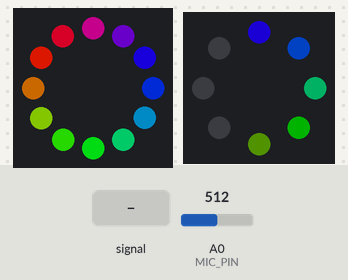
The sketch below on a simulated Arduino Uno, built with avr-gcc and run on an emulated ATmega328P. On the bench: 12 RGB LEDs in a ring, first at the top, clockwise, 8 RGB LEDs in a ring, first at the top, clockwise. The inputs (shaded band) are chosen by the test bench; at power-on: A0 (MIC_PIN) = 512. Dim RGB values are drawn brighter than linear.

Above: at 1.2 s.
1.3 s: A0 (MIC_PIN) fed a 2 Hz sine of ±306 counts around its level
At 2.32 s:
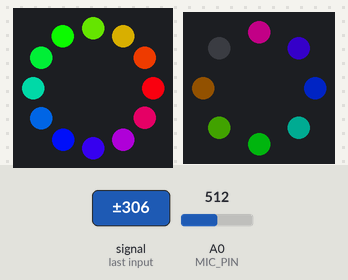
3.9 s: A0 (MIC_PIN) set to 716
At 4.14 s:
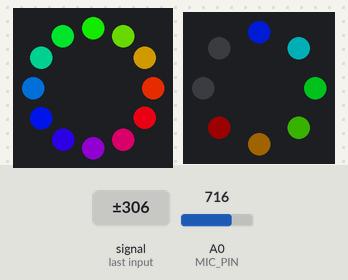
6.4 s: A0 (MIC_PIN) fed a 50 Hz sine of ±306 counts around its level
At 6.59 s:
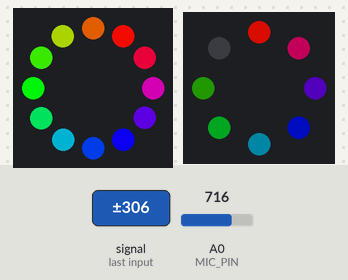
8.8 s: A0 (MIC_PIN) set to 306
At 9.04 s:
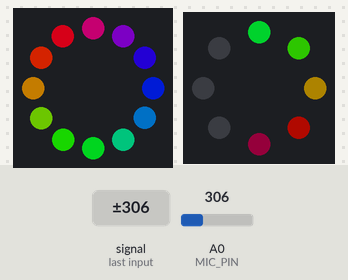
11.6 s: A0 (MIC_PIN) fed a 200 Hz sine of ±81 counts around its level
At 11.87 s:
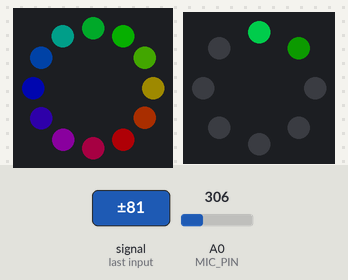
14.1 s: A0 (MIC_PIN) set to 160
At 14.39 s:
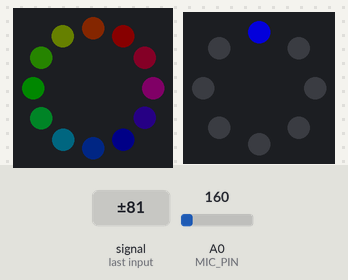
Timing chart, 0 to 19.7 s (numbered marks = the images above; inputs shaded):
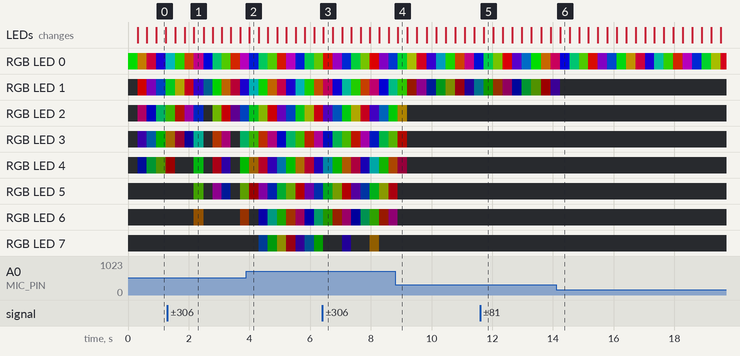

The sketch:

Sound-Reactive-RGB-LED-Arduino.ino
```cpp
#include <Adafruit_NeoPixel.h>

#define RING_PIN 6
#define RING_COUNT 12

#define STRIP_PIN 7
#define STRIP_COUNT 8

#define MIC_PIN A0

Adafruit_NeoPixel ring(RING_COUNT, RING_PIN, NEO_GRB + NEO_KHZ800);
Adafruit_NeoPixel strip(STRIP_COUNT, STRIP_PIN, NEO_GRB + NEO_KHZ800);

int noiseSmooth = 0;
int rainbowOffset = 0;
int stripOffset = 0;

void setup() {
  ring.begin();
  strip.begin();

  ring.show();
  strip.show();

  ring.setBrightness(150);
  strip.setBrightness(150);
}

void loop() {
  // Read microphone
  int micValue = analogRead(MIC_PIN);
  noiseSmooth = (noiseSmooth * 0.8) + (micValue * 0.2);

  // Brightness for ring based on sound
  int brightness = map(noiseSmooth, 200, 700, 10, 255);
  brightness = constrain(brightness, 5, 255);
  ring.setBrightness(brightness);

  // ------------------------------------
  //  Rainbow effect for 12-LED ring
  // ------------------------------------
  for (int i = 0; i < RING_COUNT; i++) {
    int colorIndex = (i * 256 / RING_COUNT + rainbowOffset) & 255;
    ring.setPixelColor(i, WheelRing(colorIndex));
  }
  ring.show();
  rainbowOffset += 3;

  // ------------------------------------
  //  Wave effect for 8-LED strip (Rainbow)
  // ------------------------------------
  int waveLen = map(noiseSmooth, 200, 700, 1, STRIP_COUNT);
  waveLen = constrain(waveLen, 1, STRIP_COUNT);

  strip.clear();

  for (int i = 0; i < waveLen; i++) {

    int colorIndex = (i * 256 / STRIP_COUNT + stripOffset) & 255;
    uint32_t color = WheelStrip(colorIndex);

    // Fade tail of wave
    int fade = map(i, 0, waveLen - 1, 255, 50);

    uint8_t r = ((color >> 16) & 0xFF) * fade / 255;
    uint8_t g = ((color >> 8) & 0xFF) * fade / 255;
    uint8_t b = (color & 0xFF) * fade / 255;

    strip.setPixelColor(i, strip.Color(r, g, b));
  }

  strip.show();
  stripOffset += 4;

  delay(20);
}

// ------------------------------------
//  Rainbow generator for ring
// ------------------------------------
uint32_t WheelRing(byte WheelPos) {
  if (WheelPos < 85) {
    return ring.Color(WheelPos * 3, 255 - WheelPos * 3, 0);
  } else if (WheelPos < 170) {
    WheelPos -= 85;
    return ring.Color(255 - WheelPos * 3, 0, WheelPos * 3);
  } else {
    WheelPos -= 170;
    return ring.Color(0, WheelPos * 3, 255 - WheelPos * 3);
  }
}

// ------------------------------------
//  Rainbow generator for strip
// ------------------------------------
uint32_t WheelStrip(byte WheelPos) {
  if (WheelPos < 85) {
    return strip.Color(WheelPos * 3, 255 - WheelPos * 3, 0);
  } else if (WheelPos < 170) {
    WheelPos -= 85;
    return strip.Color(255 - WheelPos * 3, 0, WheelPos * 3);
  } else {
    WheelPos -= 170;
    return strip.Color(0, WheelPos * 3, 255 - WheelPos * 3);
  }
}
```

Measured:
- after the input at 1.3 s, the LEDs: first change after 0.26 s (image 1 shows a later state)
- after the input at 3.9 s, the LEDs: change after 0.10 s (image 2)
- after the input at 6.4 s, the LEDs: change at once (image 3)
- after the input at 8.8 s, the LEDs: change after 0.09 s (image 4)
- after the input at 14.1 s, the LEDs: change after 0.14 s (image 6)
